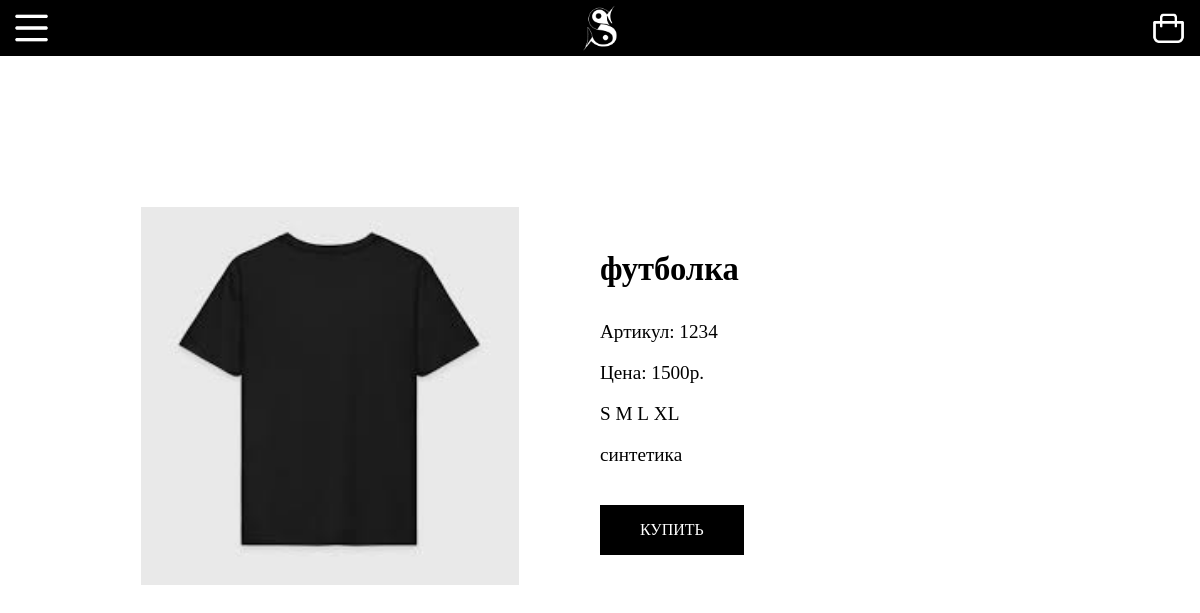
/tshirt/, run on an earlier commit of the app's database.
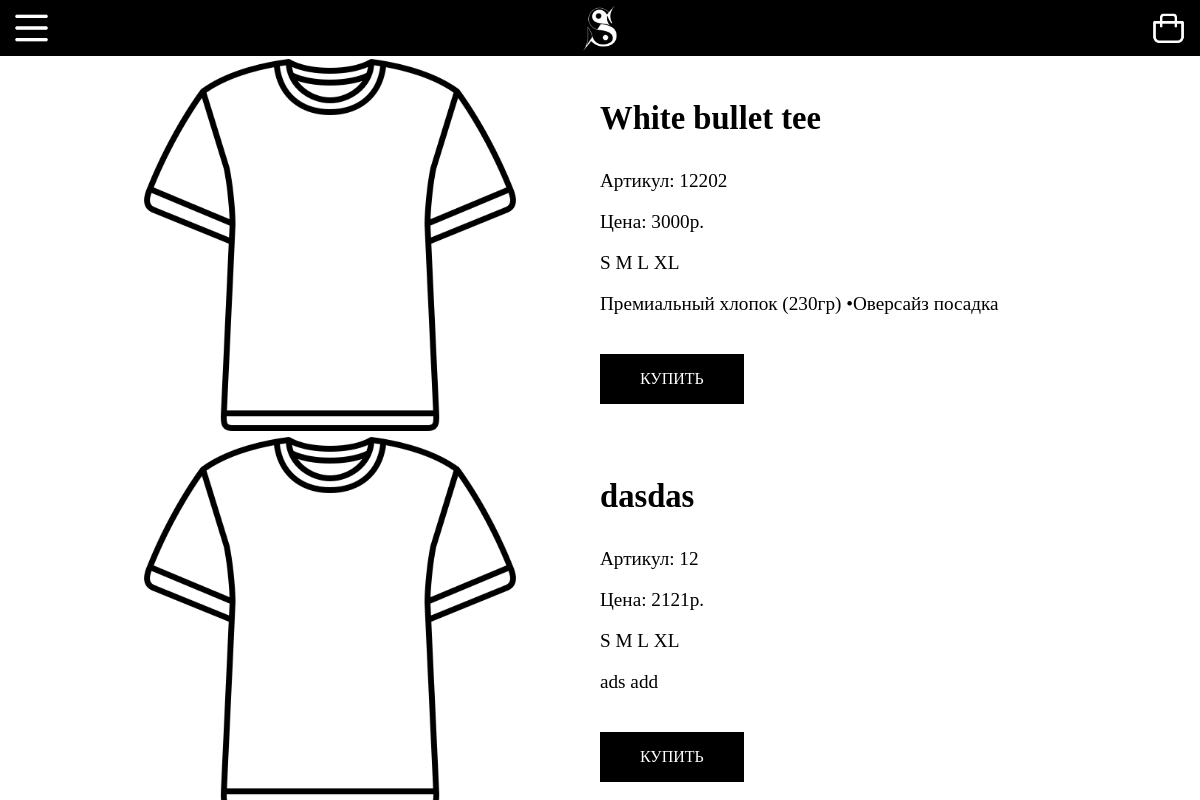
And on a later commit of the database.
### SG_app_main/models.py (models this page shows, shortened)
class Tshirt(models.Model):
    Name = models.CharField(max_length=40)
    Photo = models.ImageField(upload_to='images/')
    Article = models.IntegerField()
    Size_S = models.CharField(max_length=5, default='0')
    Size_M = models.CharField(max_length=5, default='0')
    Size_L = models.CharField(max_length=5, default='0')
    Size_XL = models.CharField(max_length=5, default='0')
    Description = models.TextField()
    Price = models.IntegerField()
    Reserve_1 = models.TextField()
    Reserve_2 = models.TextField()
    Photo_reserve = models.ImageField()

### SG_app_main/views.py (the view)
# urls.py: path('tshirt/', views.Tshirtlist.as_view(),name='tshirlist'),
class Tshirtlist(ListView):
    model = Tshirt
    template_name = 'tshirlist.html'

### templates/tshirlist.html
{% extends 'base.html' %}
{% block content %}
<div class="tshirt">
    {% for tshirt in object_list %}
    <div class="tshirts">
      <div class="tshirts_img">
        <img src="{{ tshirt.Photo.url }}" alt="{{ tshirt.Name }}">
      </div>
      <div class="tshirts_description">
        <p class="tshirts_description_name">{{ tshirt.Name }}</p>
        <h class="tshirts_description_article">Артикул: {{ tshirt.Article }}</h>
        <p class="tshirts_description_price">Цена: {{ tshirt.Price }}р.</p>
        <div class="tshirts_description_size"  tabindex="0">
          <span tabindex="0">S</span>&nbsp;
          <span tabindex="0">M</span>&nbsp;
          <span tabindex="0">L</span>&nbsp;
          <span tabindex="0">XL</span>&nbsp;
        </div>
        <p class="tshirts_description_description">{{ tshirt.Description }}</p>
        <p class="tshirts_description_button"><a href="https://rutube.ru">Купить</a></p>
      </div>
    </div>
    {% endfor %}
</div>
{% endblock %}

### templates/base.html (shortened to what this page needs)
{% load static %}
<!DOCTYPE html>
<html>
<head>
    <link rel="stylesheet" href=" {% static 'css/base.css' %}">
    <link rel="stylesheet" href=" {% static 'css/tshirlist.css' %}">
</head>
<body>
    <div class="top_line">
        <a href="javascript:void(0)" onclick="openNav()" class="list_link"><img src="{% static '/img/list.png' %}" alt="list"></a>
        <a href="{% url 'home' %}" class="logo"><img src="{% static '/img/logo.png' %}" alt="logo"></a>
        <a href="https://htmlacademy.ru" class="list_link"><img src="{% static '/img/basket.png' %}" alt="basket"></a>
    </div>
    <div class="content">
    {% block content %}
    {% endblock %}
    </div>
</body>
</html>

### static/css/base.css (style rules this page uses)
html { display: flex; flex-direction: column; height: 100%; width: 100%; color: white; font-family: "COOLVETICA"; font-size: 120%; }
body { display: flex; flex-direction: column; height: 100%; width: 100%; margin: 0%; padding: 0%; }
.top_line { display: flex; flex-direction: row; align-items: center; justify-content: space-between; height: 7%; width: 100%; background-color: black; padding-left: 1%; padding-right: 1%; box-sizing: border-box; }
.list_link { display: flex; justify-content: center; align-items: center; width: auto; height: 70%; display: inline-block; }
.top_line a img { display: flex; height: 100%; }
.logo { display: flex; justify-content: center; align-items: center; width: auto; height: 150%; display: inline-block; }
.content { display: flex; flex-direction: row; height: 93%; width: 100%; color: black; }

### static/css/tshirlist.css (style rules this page uses)
.tshirt { display: flex; width: 100%; height: 100%; flex-direction: column; align-items: center; overflow-x: auto; }
.tshirts { display: flex; height: auto; width: 90vw; height: 85vh; flex-direction: row; justify-content: center; }
.tshirts_img { display: flex; justify-content: center; align-items: center; width: 50%; height: 100%; }
.tshirts img { width: 70%; }
.tshirts_description { display: flex; flex-direction: column; justify-content: center; width: 50%; }
.tshirts_description_name { font-weight: bold; font-size: 170%; }
.tshirts_description_size { display: flex; flex-direction: row; width: max-content; }
.tshirts_description_size span { display: flex; flex-direction: row; }
.tshirts_description_button { display: flex; width: fit-content; background-color: black; padding-right: 40px; padding-left: 40px; padding-top: 16px; padding-bottom: 16px; }
.tshirts_description_button a { text-decoration: none; color: white; font-family: 'LT Superior'; text-transform: uppercase; font-size: 16px; }

What changed in the data, as far as the page shows it:
removed Tshirt: Photo (picture), Name "футболка", Article "1234", Price "1500", Description "синтетика"
added Tshirt: Photo (picture), Name "White bullet tee", Article "12202", Price "3000", Description "Премиальный хлопок (230гр) •Оверсайз посадка"
added Tshirt: Photo (picture), Name "dasdas", Article "12", Price "2121", Description "ads add"
